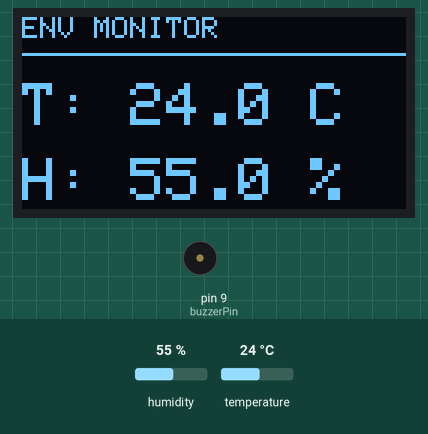
Recording of a sketch running on a simulated Arduino Uno, built with avr-gcc and run on an emulated ATmega328P. On the bench: 128×64 one-colour display, buzzer (waves = sounding). Inputs (shaded band) come from the test bench; at power-on: humidity 55 %, temperature 24 °C. What the sketch prints to the serial monitor is not drawn.

Above: at 4.2 s.
4.3 s: humidity set to 69 %
At 5.5 s:
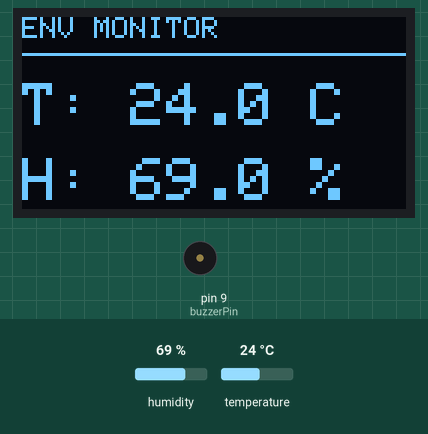
7.0 s: humidity set to 72 %
At 8.0 s:
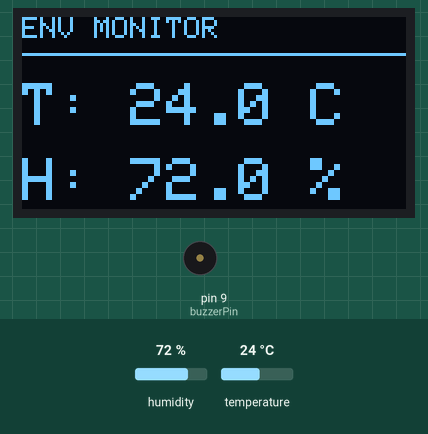
13.0 s: temperature set to 12 °C
At 15.3 s:
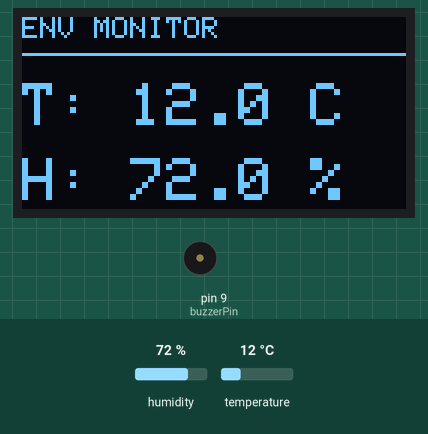
15.7 s: temperature set to 19 °C
At 16.7 s:
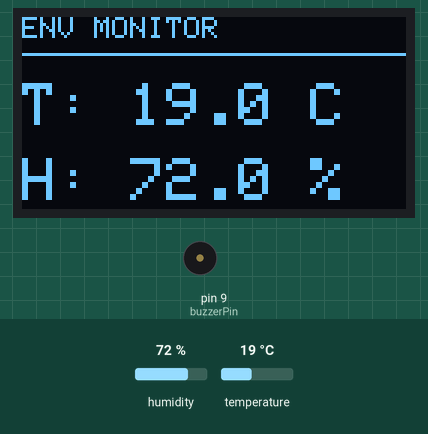
Timing chart, 0 to 19.4 s (numbered marks = the images above; inputs shaded):
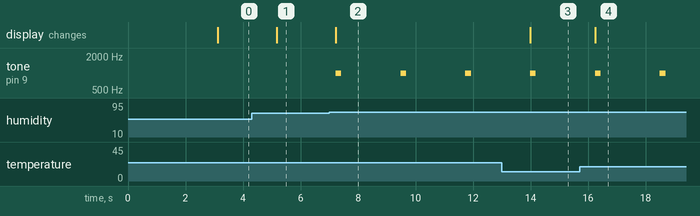

Measured:
- the behaviour switches between 70 and 71 % on humidity (found by bisection; images 1 and 2)
- after the input at 4.3 s, the display: changes after 0.87 s (image 1)
- after the input at 7.0 s, tone on pin 9 (buzzerPin): alternates 1000 Hz for 0.20 s and silent for 2.1 s, starting after 0.22 s; the display: changes after 0.22 s (image 2)
- after the input at 13.0 s, the display: changes after 0.98 s (image 3)
- after the input at 15.7 s, the display: changes after 0.54 s (image 4)

The sketch:

Environment_Monitor.ino
```cpp
#include <Wire.h>
#include <Adafruit_GFX.h>
#include <Adafruit_SH110X.h>
#include <DHT.h>

// OLED Setup
#define SCREEN_WIDTH 128
#define SCREEN_HEIGHT 64
#define i2c_Address 0x3C // If screen is blank

// Create SH1106 display object
Adafruit_SH1106G display = Adafruit_SH1106G(SCREEN_WIDTH, SCREEN_HEIGHT, &Wire, -1);

// DHT Setup
#define DHTPIN 2
#define DHTTYPE DHT11
DHT dht(DHTPIN, DHTTYPE);

// Pins
const int buzzerPin = 9;

void setup() {
  Serial.begin(9600);
  Serial.println(F("Initializing System..."));

  dht.begin();
  pinMode(buzzerPin, OUTPUT);

  if(!display.begin(i2c_Address, true)) {
    Serial.println(F("SH1106 allocation failed"));
    for(;;);
  }

  display.clearDisplay();
  display.setTextColor(SH110X_WHITE);
  display.setTextSize(1);
  display.setCursor(20, 25);
  display.print(F("SYSTEM STARTING"));
  display.display();

  delay(3000);
  Serial.println(F("Setup Complete. Entering Loop."));
}

void loop() {
  // Reading temperature or humidity takes about 250 milliseconds
  float h = dht.readHumidity();
  float t = dht.readTemperature();

  // Print to Serial for debugging
  Serial.print(F("Humidity: ")); Serial.print(h);
  Serial.print(F("%  |  Temp: ")); Serial.print(t); Serial.println(F("C"));

  // Check if sensor reading failed
  if (isnan(h) || isnan(t)) {
    display.clearDisplay();
    display.setTextSize(1);
    display.setCursor(25, 25);
    display.print(F("SENSOR ERROR!"));
    display.display();
    return;
  }

  // Update Display
  display.clearDisplay();

  // Header
  display.setTextSize(1);
  display.setCursor(0, 0);
  display.print(F("ENV MONITOR"));
  display.drawFastHLine(0, 12, 128, SH110X_WHITE);

  // Temperature
  display.setTextSize(2);
  display.setCursor(0, 22);
  display.print(F("T: "));
  display.print(t, 1);
  display.print(F(" C"));

  // Humidity
  display.setCursor(0, 47);
  display.print(F("H: "));
  display.print(h, 1);
  display.print(F(" %"));

  display.display();

  // Buzzer Logic
  if (h > 70.0) {
    tone(buzzerPin, 1000);
    delay(200);
    noTone(buzzerPin);
  } else {
    noTone(buzzerPin);
  }

  // DHT11 should not be polled more than once every 2 seconds
  delay(2000);
}
```
